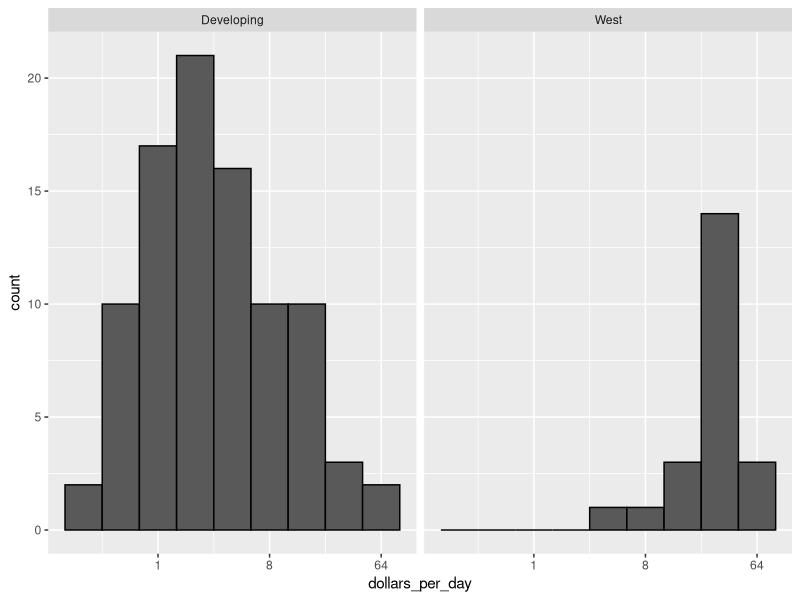
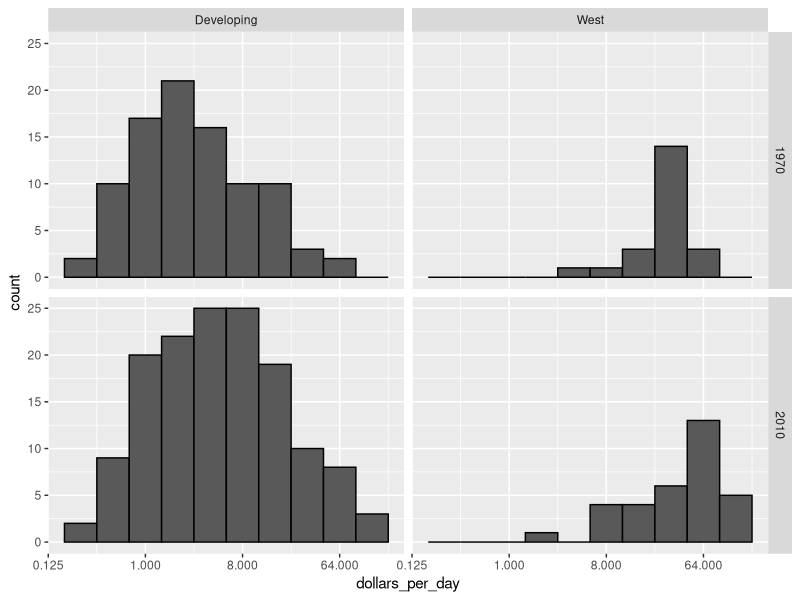
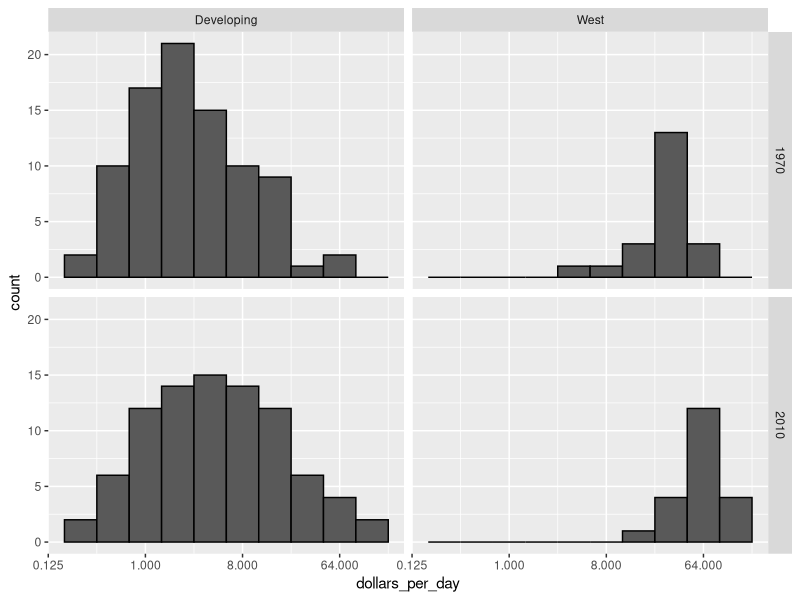
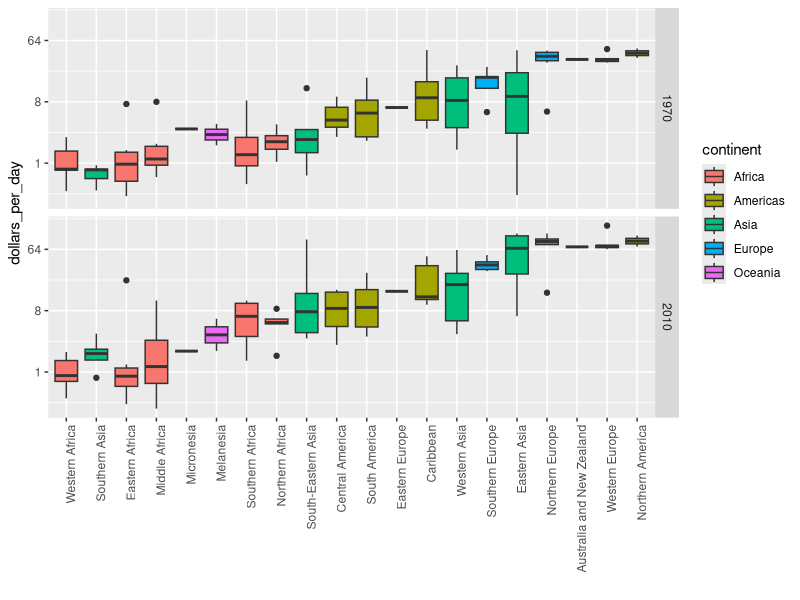
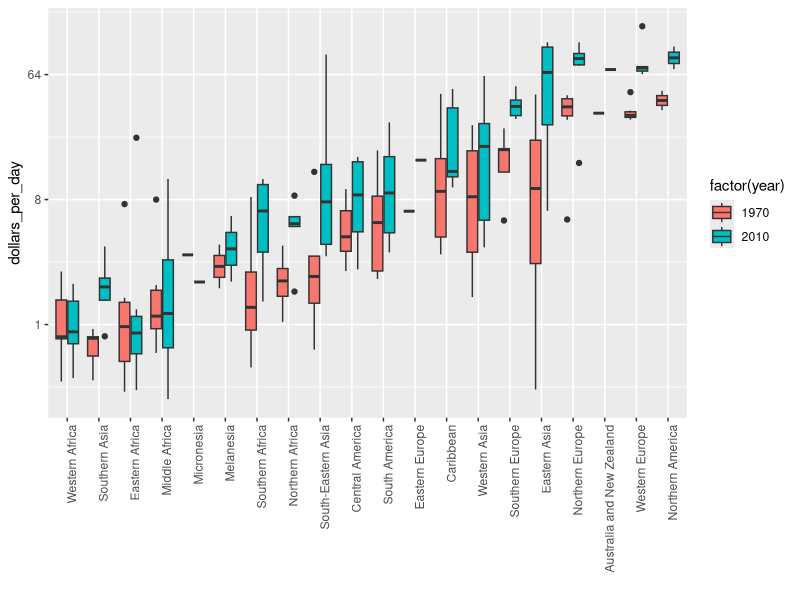

Write the R code that produced these figures, in order.
#Code: Histogram of income in West versus developing world, 1970 and 2010
# add dollars per day variable and define past year
library(tidyverse)
library(dslabs)


gapminder <- gapminder %>%
  mutate(dollars_per_day = gdp/population/365)
past_year <- 1970

# define Western countries
west <- c("Western Europe", "Northern Europe", "Southern Europe", "Northern America", "Australia and New Zealand")

# facet by West vs devloping
gapminder %>%
  filter(year == past_year & !is.na(gdp)) %>%
  mutate(group = ifelse(region %in% west, "West", "Developing")) %>%
  ggplot(aes(dollars_per_day)) +
  geom_histogram(binwidth = 1, color = "black") +
  scale_x_continuous(trans = "log2") +
  facet_grid(. ~ group)

# facet by West/developing and year
present_year <- 2010
gapminder %>%
  filter(year %in% c(past_year, present_year) & !is.na(gdp)) %>%
  mutate(group = ifelse(region %in% west, "West", "Developing")) %>%
  ggplot(aes(dollars_per_day)) +
  geom_histogram(binwidth = 1, color = "black") +
  scale_x_continuous(trans = "log2") +
  facet_grid(year ~ group)

##############################
#Code: Income distribution of West versus developing world, only countries with 
# data 
# define countries that have data available in both years
country_list_1 <- gapminder %>%
  filter(year == past_year & !is.na(dollars_per_day)) %>% .$country
country_list_2 <- gapminder %>%
  filter(year == present_year & !is.na(dollars_per_day)) %>% .$country
country_list <- intersect(country_list_1, country_list_2)

# make histogram including only countries with data available in both years
gapminder %>%
  filter(year %in% c(past_year, present_year) & country %in% country_list) %>%    # keep only selected countries
  mutate(group = ifelse(region %in% west, "West", "Developing")) %>%
  ggplot(aes(dollars_per_day)) +
  geom_histogram(binwidth = 1, color = "black") +
  scale_x_continuous(trans = "log2") +
  facet_grid(year ~ group)

###############################
#Code: Boxplots of income in West versus developing world, 1970 and 2010
p <- gapminder %>%
  filter(year %in% c(past_year, present_year) & country %in% country_list) %>%
  mutate(region = reorder(region, dollars_per_day, FUN = median)) %>%
  ggplot() +
  theme(axis.text.x = element_text(angle = 90, hjust = 1)) +
  xlab("") + scale_y_continuous(trans = "log2")

p + geom_boxplot(aes(region, dollars_per_day, fill = continent)) +
  facet_grid(year ~ .)

# arrange matching boxplots next to each other, colored by year
p + geom_boxplot(aes(region, dollars_per_day, fill = factor(year)))
